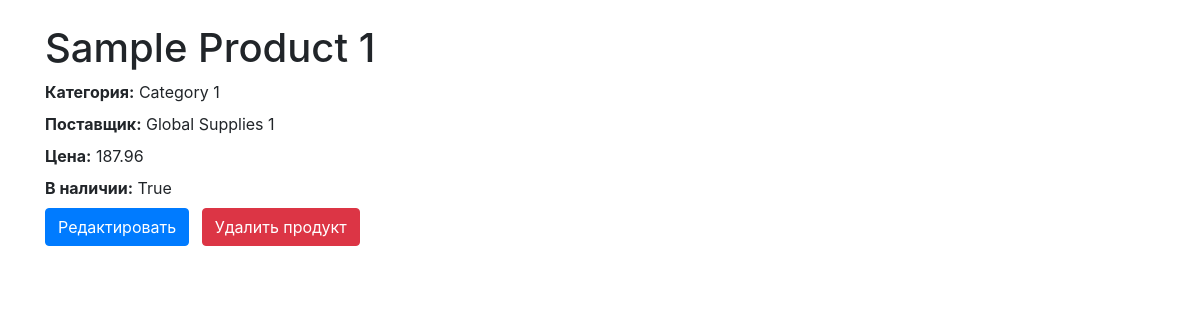
Screenshot of /products/2/ with the database file from the repository.
### business/models.py (models this page shows, shortened)
class Product(models.Model):
    business = models.ForeignKey(Business, on_delete=models.CASCADE)
    name = models.CharField(max_length=100)
    category = models.ForeignKey(Category, on_delete=models.CASCADE)
    supplier = models.ForeignKey(Supplier, on_delete=models.CASCADE)
    price = models.DecimalField(max_digits=10, decimal_places=2)
    in_stock = models.BooleanField(default=True)

class Category(models.Model):
    name = models.CharField(max_length=100)
    def __str__(self):
        return self.name

class Supplier(models.Model):
    name = models.CharField(max_length=100)
    contact_info = models.CharField(max_length=200)
    def __str__(self):
        return self.name

### business/views.py (the view)
# urls.py: path('products/<int:pk>/', views.ProductDetail.as_view(), name='product-detail'),
class ProductDetail(DetailView):  # Если доступ нужен без ограничений, убираем миксин
    model = Product

### business/templates/business/product_detail.html (shortened to what this page needs)
<!DOCTYPE html>
<html lang="en">
<head>
    <link href="https://stackpath.bootstrapcdn.com/bootstrap/4.5.2/css/bootstrap.min.css" rel="stylesheet">
</head>
<body>
    <div class="container mt-4">
        <h1>{{ product.name }}</h1>
        <p class="mb-2"><strong>Категория:</strong> {{ product.category }}</p>
        <p class="mb-2"><strong>Поставщик:</strong> {{ product.supplier }}</p>
        <p class="mb-2"><strong>Цена:</strong> {{ product.price }}</p>
        <p class="mb-2"><strong>В наличии:</strong> {{ product.in_stock }}</p>
        <a href="{% url 'product-update' product.pk %}" class="btn btn-primary mr-2">Редактировать</a>
        <a href="{% url 'product-delete' product.pk %}" class="btn btn-danger">Удалить продукт</a>
    </div>
</body>
</html>

### rows the page displays
Product: name "Sample Product 1", category "Category 1", supplier "Global Supplies 1", price "187.96", in_stock "True"
